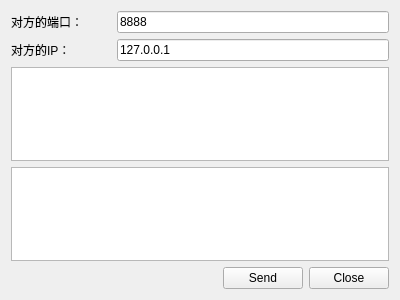
<?xml version="1.0" encoding="UTF-8"?>
<ui version="4.0">
 <class>UdpClient</class>
 <widget class="QWidget" name="UdpClient">
  <property name="geometry">
   <rect>
    <x>0</x>
    <y>0</y>
    <width>400</width>
    <height>300</height>
   </rect>
  </property>
  <property name="windowTitle">
   <string>Form</string>
  </property>
  <layout class="QGridLayout" name="gridLayout">
   <item row="0" column="0">
    <widget class="QLabel" name="label_Port">
     <property name="text">
      <string>对方的端口：</string>
     </property>
    </widget>
   </item>
   <item row="0" column="1" colspan="3">
    <widget class="QLineEdit" name="lineEdit_Port">
     <property name="text">
      <string>8888</string>
     </property>
    </widget>
   </item>
   <item row="1" column="0">
    <widget class="QLabel" name="label_IP">
     <property name="text">
      <string>对方的IP：</string>
     </property>
    </widget>
   </item>
   <item row="1" column="1" colspan="3">
    <widget class="QLineEdit" name="lineEdit_IP">
     <property name="text">
      <string>127.0.0.1</string>
     </property>
    </widget>
   </item>
   <item row="2" column="0" colspan="4">
    <widget class="QTextEdit" name="textEdit_Read"/>
   </item>
   <item row="3" column="0" colspan="4">
    <widget class="QTextEdit" name="textEdit_Write"/>
   </item>
   <item row="4" column="2">
    <widget class="QPushButton" name="pushButton_Send">
     <property name="text">
      <string>Send</string>
     </property>
    </widget>
   </item>
   <item row="4" column="3">
    <widget class="QPushButton" name="pushButton_Close">
     <property name="text">
      <string>Close</string>
     </property>
    </widget>
   </item>
   <item row="4" column="0" colspan="2">
    <spacer name="horizontalSpacer">
     <property name="orientation">
      <enum>Qt::Horizontal</enum>
     </property>
     <property name="sizeHint" stdset="0">
      <size>
       <width>208</width>
       <height>20</height>
      </size>
     </property>
    </spacer>
   </item>
  </layout>
 </widget>
 <resources/>
 <connections/>
</ui>
